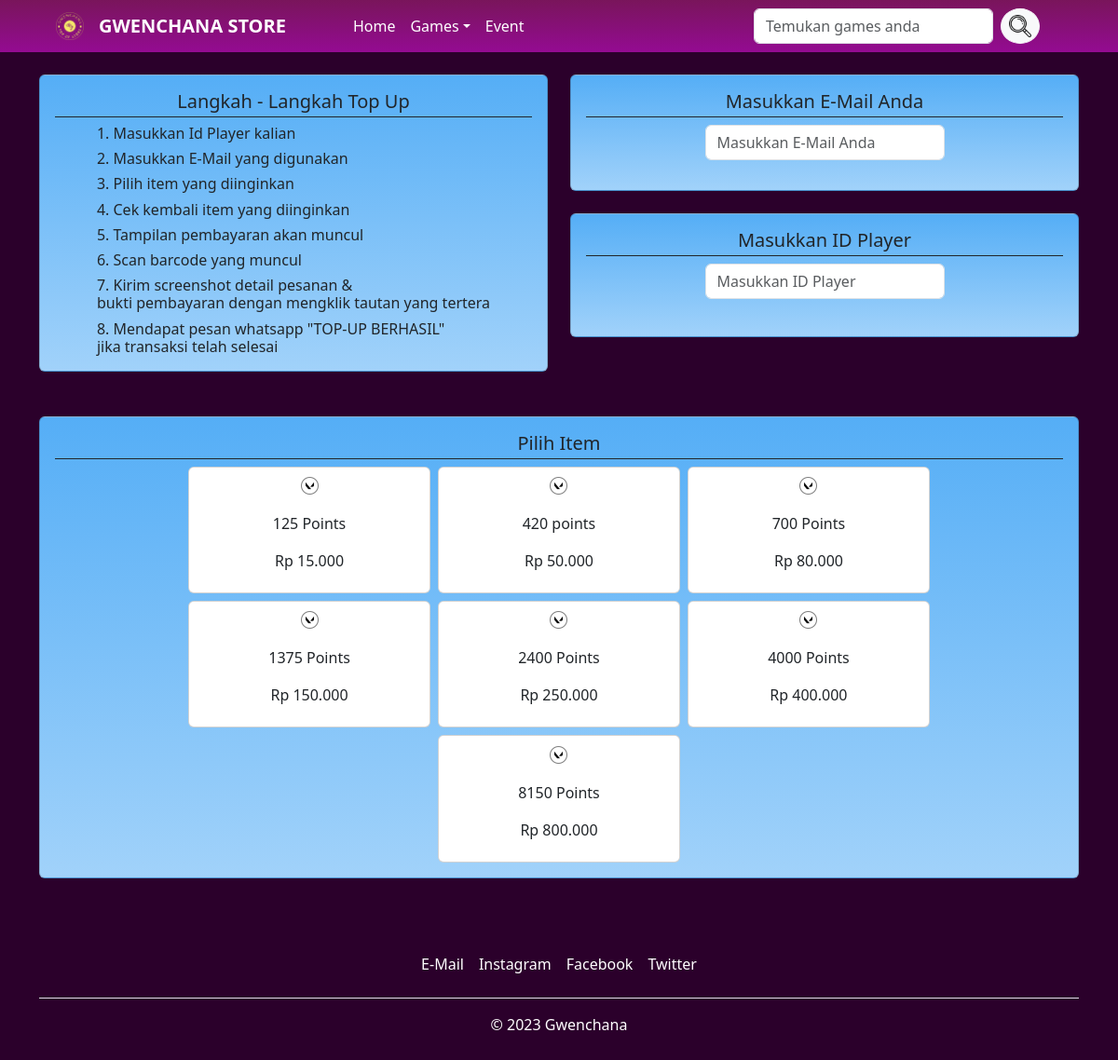
The page /katalog.php?id=1 on the database its author committed.
### tables this page shows
CREATE TABLE `katalog` (
  `id` int(3) NOT NULL,
  `title` varchar(50) NOT NULL,
  `desc1` text NOT NULL,
  `desc2` text NOT NULL,
  `desc3` text NOT NULL,
  `desc4` text NOT NULL,
  `desc5` text NOT NULL,
  `desc6` text NOT NULL,
  `desc7` text NOT NULL,
  `price1` varchar(50) NOT NULL,
  `price2` varchar(50) NOT NULL,
  `price3` varchar(50) NOT NULL,
  `price4` varchar(50) NOT NULL,
  `price5` varchar(50) NOT NULL,
  `price6` varchar(50) NOT NULL,
  `price7` varchar(50) NOT NULL,
  `photo` varchar(255) NOT NULL
);

### katalog.php (the view, shortened to what this page needs)
<?php include 'koneksi.php' ?>
<!DOCTYPE html>
<html lang="en">
<head>
    <link href="css/bootstrap.min.css" rel="stylesheet">
</head>
<body style="background-color: rgb(43, 0, 43);">
    <nav class="navbar navbar-expand-lg sticky-top" style="background-image: linear-gradient(to bottom, #79155B, #940B92);">
        <div class="container-fluid mx-5">
            <a class="navbar-brand" href="index.php">
                <img src="image/logo.png" width="30" height="30" class="d-inline-block align-top" alt="">
            </a>
            <a class="navbar-brand fw-bold text-white" href="index.php">GWENCHANA STORE</a>
            <div class="collapse navbar-collapse" id="navbarNavDropdown">
                <ul class="navbar-nav me-auto mb-2 mb-xl-0 mx-5">
                    <li class="nav-item">
                        <a class="nav-link active text-white" ia-current="page" href="index.php">Home</a>
                    </li>
                    <li class="nav-item dropdown">
                        <a class="nav-link dropdown-toggle text-white" href="#" data-bs-toggle="dropdown" aria-expanded="false">Games</a>
                    </li>
                    <li class="nav-item">
                        <a class="nav-link text-white" href="event.php">Event</a>
                    </li>
                </ul>
                <form class="d-flex me-4" role="search" action="filter.php" method="get">
                    <?php $tcari = isset($_GET['tcari']) ? $_GET['tcari'] : ''; ?>
                    <input class="form-control me-2" name="tcari" value="<?= $tcari ?>" type="text" placeholder="Temukan games anda" aria-label="Search" style="color: #940B92;">
                    <button class="btn btn-sm rounded-circle btn-light" name="bcari" type="submit">
                        <img style="width: 24px; height: 24px;" src="image/search.png">
                    </button>
                </form>
            </div>
        </div>
    </nav>
    <div class="container">
        <form method="POST" action="insert.php">
        <div class="row">
            <div class="col-md-6">
                <div class="card card-body my-4" style="background-image: linear-gradient(to bottom, #55aef6, #a1d2fa);" align="center">
                    <h5 class="card-title pb-1 border-bottom border-dark">Langkah - Langkah Top Up</h5>
                    <div class="mx-auto" align="left">
                        <h6 class="card-text text-left">1. Masukkan Id Player kalian</h6>
                        <h6 class="card-text text-left">2. Masukkan E-Mail yang digunakan</h6>
                        <h6 class="card-text">3. Pilih item yang diinginkan</h6>
                        <h6 class="card-text text-left">4. Cek kembali item yang diinginkan</h6>
                        <h6 class="card-text text-left">5. Tampilan pembayaran akan muncul</h6>
                        <h6 class="card-text">6. Scan barcode yang muncul</h6>
                        <h6 class="card-text text-left">7. Kirim screenshot detail pesanan & <br>bukti pembayaran dengan mengklik tautan yang tertera</h6>
                        <h6 class="card-text text-left">8. Mendapat pesan whatsapp "TOP-UP BERHASIL" <br> jika transaksi telah selesai</h6>
                    </div>
                </div>
            </div>
            <div class="col-md-6">
                <div class="row">
                    <div class="col-md-12">
                        <div class="card card-body my-4" style="background-image: linear-gradient(to bottom, #55aef6, #a1d2fa);" align="center">
                            <h5 class="card-title pb-1 border-bottom border-dark">Masukkan E-Mail Anda</h5>
                            <div class="mb-3 mx-auto">
                                <input type="email" class="form-control" id="emailAnda" name="email" placeholder="Masukkan E-Mail Anda">
                            </div>
                        </div>
                    </div>
                    <div class="col-md-12">
                        <div class="card card-body pb-4" style="background-image: linear-gradient(to bottom, #55aef6, #a1d2fa);" align="center">
                            <h5 class="card-title pb-1 border-bottom border-dark">Masukkan ID Player</h5>
                            <div class="mb-3 mx-auto">
                                <input type="text" class="form-control" id="idAnda" name="idplayer" placeholder="Masukkan ID Player">
                            </div>
                        </div>
                    </div>
                </div>
            </div>
        </div>
        <div class="card card-body my-4" style="background-image: linear-gradient(to bottom, #55aef6, #a1d2fa);" align="center">
            <h5 class="card-title pb-1 border-bottom border-dark">Pilih Item</h5>
            <div class="card-group gap-2 mx-auto d-md-flex justify-content-center">
                <?php
                if (isset($_GET['id'])) {
                    $id = $_GET['id'];
                    $sql = "SELECT * FROM katalog WHERE id = $id";
                    $hasil = mysqli_query($db, $sql);
                    while ($row = mysqli_fetch_object($hasil)) {
                ?>
                        <div class="col-md-6 col-lg-4 col-xl-3">
                            <div class="card btn btn-primary">
                                <center>
                                    <img src="<?php echo $row->photo ?>" class="card-img-top" style="height: 25px; width: 25px;" alt="...">
                                </center>
                                <div class="card-body">
                                    <p class="card-text"><?php echo $row->desc1 ?></p>
                                    <p class="card-text"><?php echo $row->price1 ?></p>
                                </div>
                            </div>
                        </div>
                        <div class="col-md-6 col-lg-4 col-xl-3">
                            <div class="card btn btn-primary">
                                <center>
                                    <img src="<?php echo $row->photo ?>" class="card-img-top" style="height: 25px; width: 25px;" alt="...">
                                </center>
                                <div class="card-body">
                                    <p class="card-text"><?php echo $row->desc2 ?></p>
                                    <p class="card-text"><?php echo $row->price2 ?></p>
                                </div>
                            </div>
                        </div>
                        <div class="col-md-6 col-lg-4 col-xl-3">
                            <div class="card btn btn-primary">
                                <center>
                                    <img src="<?php echo $row->photo ?>" class="card-img-top" style="height: 25px; width: 25px;" alt="...">
                                </center>
                                <div class="card-body">
                                    <p class="card-text"><?php echo $row->desc3 ?></p>
                                    <p class="card-text"><?php echo $row->price3 ?></p>
                                </div>
                            </div>
                        </div>
                        <div class="col-md-6 col-lg-4 col-xl-3">
                            <div class="card btn btn-primary">
                                <center>
                                    <img src="<?php echo $row->photo ?>" class="card-img-top" style="height: 25px; width: 25px;" alt="...">
                                </center>
                                <div class="card-body">
                                    <p class="card-text"><?php echo $row->desc4 ?></p>
                                    <p class="card-text"><?php echo $row->price4 ?></p>
                                </div>
                            </div>
                        </div>
                        <div class="col-md-6 col-lg-4 col-xl-3">
                            <div class="card btn btn-primary">
                                <center>
                                    <img src="<?php echo $row->photo ?>" class="card-img-top" style="height: 25px; width: 25px;" alt="...">
                                </center>
                                <div class="card-body">
                                    <p class="card-text"><?php echo $row->desc5 ?></p>
                                    <p class="card-text"><?php echo $row->price5 ?></p>
                                </div>
                            </div>
                        </div>
                        <div class="col-md-6 col-lg-4 col-xl-3">
                            <div class="card btn btn-primary">
                                <center>
                                    <img src="<?php echo $row->photo ?>" class="card-img-top" style="height: 25px; width: 25px;" alt="...">
                                </center>
                                <div class="card-body">
                                    <p class="card-text"><?php echo $row->desc6 ?></p>
                                    <p class="card-text"><?php echo $row->price6 ?></p>
                                </div>
                            </div>
                        </div>
                        <div class="col-md-6 col-lg-4 col-xl-3">
                            <div class="card btn btn-primary">
                                <center>
                                    <img src="<?php echo $row->photo ?>" class="card-img-top" style="height: 25px; width: 25px;" alt="...">
                                </center>
                                <div class="card-body">
                                    <p class="card-text"><?php echo $row->desc7 ?></p>
                                    <p class="card-text"><?php echo $row->price7 ?></p>
                                </div>
                            </div>
                        </div>
            </div>
    <?php
                    }
                } else {
                    echo "Tidak tersedia.";
                }
    ?>
        </div>
        </form>
    </div>
    <div class="container">
        <footer class="py-4 my-4">
            <ul class="nav justify-content-center border-bottom pb-3 mb-3">
                <li class="nav-item"><a href="https://www.gmail.com/" class="nav-link px-2 text-white">E-Mail</a></li>
                <li class="nav-item"><a href="https://www.instagram.com/" class="nav-link px-2 text-white">Instagram</a></li>
                <li class="nav-item"><a href="https://www.facebook.com/" class="nav-link px-2 text-white">Facebook</a></li>
                <li class="nav-item"><a href="https://www.twitter.com/" class="nav-link px-2 text-white">Twitter</a></li>
            </ul>
            <p class="text-center text-white">&copy; 2023 Gwenchana</p>
        </footer>
    </div>
</body>

### rows shown on the page
katalog: photo (picture), desc1 "125 Points", price1 "Rp 15.000", desc2 "420 points", price2 "Rp 50.000", desc3 "700 Points", price3 "Rp 80.000", desc4 "1375 Points", price4 "Rp 150.000", desc5 "2400 Points", price5 "Rp 250.000", desc6 "4000 Points", price6 "Rp 400.000", desc7 "8150 Points", price7 "Rp 800.000"
